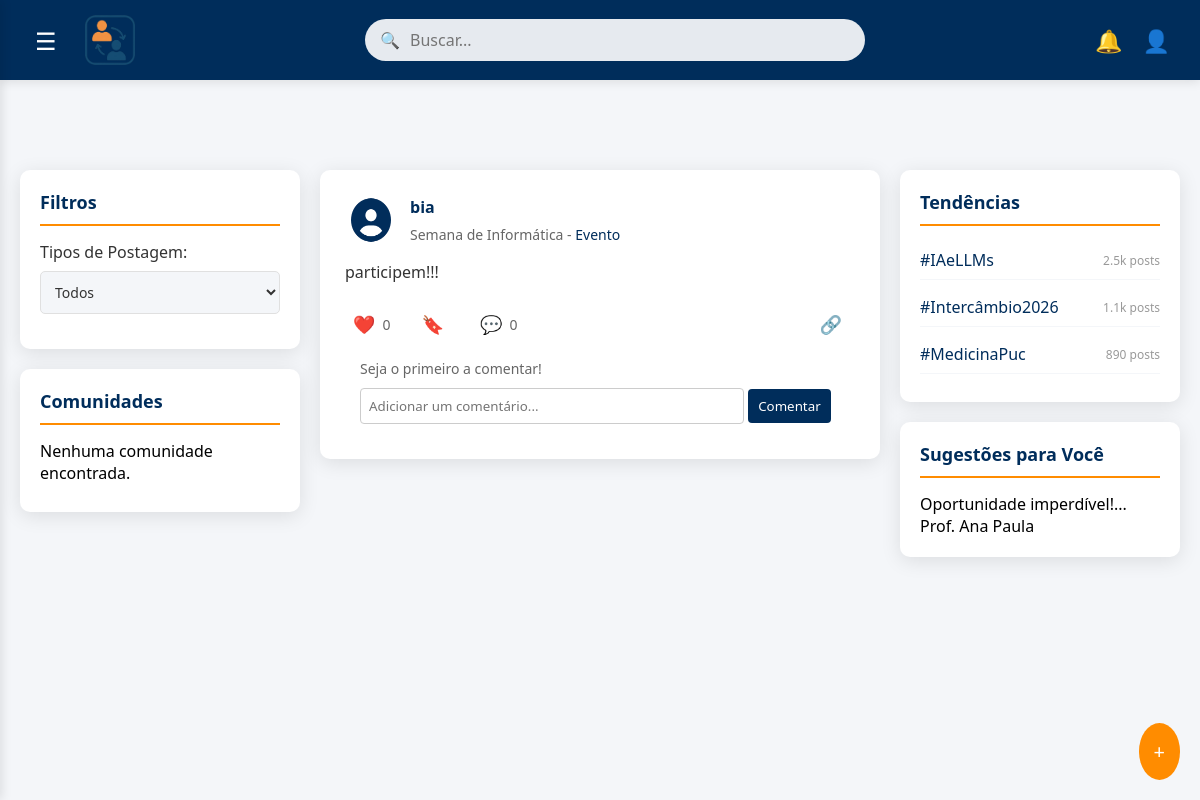
Before: /filtropost/ (signed in) with the older database file.
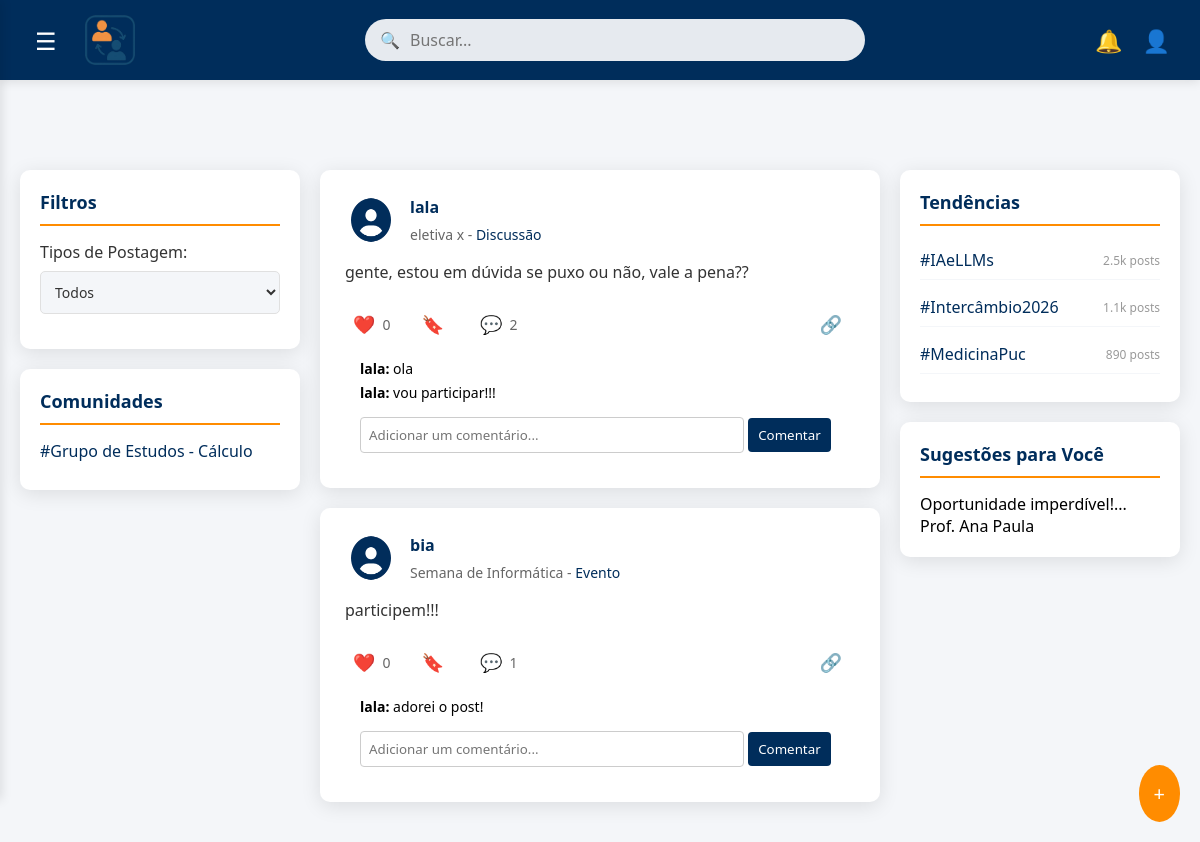
After: the same page with the newer database file.
### core/models.py (models this page shows, shortened)
class Postagem(models.Model):
    TIPO_POST = [
        ('NOT', 'Notícia'),
        ('EVT', 'Evento'),
        ('OPR', 'Oportunidade'),
        ('DSC', 'Discussão'),
    ]
    autor = models.ForeignKey(settings.AUTH_USER_MODEL, on_delete=models.CASCADE)
    titulo = models.CharField(max_length=100)
    conteudo = models.TextField()
    data_publicacao = models.DateTimeField(auto_now_add=True)
    tipo = models.CharField(max_length=3, choices=TIPO_POST, default='DSC')
    comentarios_count = models.IntegerField(default=0)
    curtidas = models.ManyToManyField(settings.AUTH_USER_MODEL, related_name='curtidas_post', blank=True)
    salvamentos = models.ManyToManyField(settings.AUTH_USER_MODEL, related_name='salvamentos_post', blank=True)
    arquivo_anexo = models.FileField(upload_to='post_anexos/', blank=True, null=True)

class Comunidade(models.Model):
    nome = models.CharField(max_length=150, unique=True)
    descricao = models.TextField(max_length=500, blank=True, null=True) # <-- NOVO
    icone = models.ImageField(upload_to='comunidade_icones/', blank=True, null=True) # <-- NOVO
    membros_count = models.IntegerField(default=0)
    membros = models.ManyToManyField(settings.AUTH_USER_MODEL, related_name='comunidades_inscritas', blank=True)

class Comentario(models.Model):
    postagem = models.ForeignKey(Postagem, on_delete=models.CASCADE, related_name='comentarios')
    autor = models.ForeignKey(settings.AUTH_USER_MODEL, on_delete=models.CASCADE)
    conteudo = models.TextField()
    data_criacao = models.DateTimeField(auto_now_add=True)
    class Meta:
        ordering = ['data_criacao']

### core/views.py (the view)
# urls.py: path('filtropost/', views.filtropost, name='filtropost'),
@login_required
def filtropost(request):
    if request.method == 'POST':
        form_postagem = PostagemForm(request.POST, request.FILES)
        if form_postagem.is_valid():
            postagem = form.save(commit=False)
            postagem.autor = request.user
            postagem.save()
            messages.success(request, "Postagem publicada com sucesso!")
            return redirect('filtropost')
    else:
        form_postagem = PostagemForm()
    tipo_selecionado = request.GET.get('tipo', 'todos')
    postagens_qs = Postagem.objects.all()
    if tipo_selecionado != 'todos':
        mapeamento = {'noticias': 'NOT', 'eventos': 'EVT', 'oportunidades': 'OPR', 'discussao': 'DSC'}
        codigo_tipo = mapeamento.get(tipo_selecionado)
        if codigo_tipo:
            postagens_qs = postagens_qs.filter(tipo=codigo_tipo)
    postagens = postagens_qs.order_by('-data_publicacao').select_related('autor').prefetch_related('comentarios')
    comunidades = Comunidade.objects.all()[:5]
    context = {
        'postagens': postagens,
        'comunidades': comunidades,
        'tipo_selecionado': tipo_selecionado,
        'form_postagem': form_postagem,
        'usuario': request.user
    }
    return render(request, 'core/filtropost.html', context)

### core/forms.py
class PostagemForm(forms.ModelForm):
    class Meta:
        model = Postagem
        fields = ['titulo', 'conteudo', 'tipo', 'arquivo_anexo']
        widgets = {
            'titulo': forms.TextInput(attrs={'placeholder': 'Título da Postagem'}),
            'conteudo': forms.Textarea(attrs={'placeholder': 'Escreva seu conteúdo aqui...', 'rows': 5}),
        }

### core/templates/core/filtropost.html (shortened to what this page needs)
{% load static %}
<!DOCTYPE html>
<html lang="pt">
<head>
    <link rel="stylesheet" href="{% static 'css/estilo/estilo3.css' %}">
</head>
<body>
    <div class="header-container">
        <div class="logo-area">
            <div class="menu-icon hamburger" id="menuToggle">☰</div>
            <img id="logo" src="{% static 'img/image-removebg-preview.png' %}" alt="Logo Vinculou">
        </div>
        <div class="search-input-desktop">
            <div class="search-icon-desktop">🔍</div>
            <input type="text" placeholder="Buscar...">
        </div>
        <div class="user-area">
            <div class="notification-icon">🔔</div>
            <div class="profile-icon">👤</div>
        </div>
    </div>
    <div class="layout-desktop-feed">
        <main class="conteudo-principal-feed">
            <aside class="barra-lateral-filtros">
                <div class="caixa-filtro tipo-filtro">
                    <h3>Filtros</h3>
                    <div class="selecao-filtro-desktop">
                        <label for="selecao-tipo-post">Tipos de Postagem:</label>
                        <select id="selecao-tipo-post">
                            <option value="todos" {% if tipo_selecionado == 'todos' %}selected{% endif %}>Todos</option>
                        </select>
                    </div>
                </div>
                <div class="caixa-filtro">
                    <h3>Comunidades</h3>
                    <ul>
                        {% for comunidade in comunidades %}
                        <li><a href="#">#{{ comunidade.nome }}</a></li>
                        {% empty %}
                        <li>Nenhuma comunidade encontrada.</li>
                        {% endfor %}
                    </ul>
                </div>
            </aside>
            <section class="container-feed">
                {% for post in postagens %}
                <article class="cartao-post">
                    <div class="cabecalho-post">
                        <img id="iconee" src="{% static 'img/image copy 12.png' %}">
                        <div class="info-post">
                            <h4 class="nome-usuario">{{ post.autor.first_name|default:post.autor.username }}</h4>
                            <span class="tag-tipo-post">{{ post.titulo }} -
                                <span class="texto-tag-tipo">{{ post.get_tipo_display }}</span>
                            </span>
                        </div>
                    </div>
                    <p class="previa-conteudo-post">
                        {{ post.conteudo|truncatechars:150 }}
                    </p>
                    <div class="acoes-post">
                        <button class="botao-acao curtir-botao">
                            <a href="{% url 'curtir_postagem' pk=post.pk %}"
                                style="text-decoration: none; color: inherit;">
                                <span class="emoji-icon">❤️</span>
                            </a>
                            {{ post.curtidas.count }}
                        </button>
                        <button class="botao-acao salvar-botao">
                            <a href="{% url 'salvar_postagem' pk=post.pk %}"
                                style="text-decoration: none; color: inherit;">
                                <span class="emoji-icon">🔖</span>
                            </a>
                        </button>
                        <button class="botao-acao comentar-botao">
                            <span class="emoji-icon">💬</span>
                            {{ post.comentarios.count }}
                        </button>
                        <button class="botao-acao compartilhar-botao icone-compartilhar-direita">
                            <span class="emoji-icon">🔗</span>
                        </button>
                    </div>
<div class="comentarios-lista" style="margin-top: 15px; padding: 0 15px;">
    {% for comentario in post.comentarios.all %}
        <p style="font-size: 14px; margin-bottom: 5px;">
            <strong>{{ comentario.autor.username }}:</strong> {{ comentario.conteudo }}
        </p>
    {% empty %}
        <p style="font-size: 14px; color: #666;">Seja o primeiro a comentar!</p>
    {% endfor %}
</div>
<div class="comentario-input" style="padding: 10px 15px;">
    <form method="post" action="{% url 'adicionar_comentario' pk=post.pk %}">
        <input
            type="text"
            name="conteudo"
            placeholder="Adicionar um comentário..."
            required
            style="width: 80%; padding: 8px; border: 1px solid #ccc; border-radius: 4px;"
        >
        <button type="submit" style="padding: 8px 10px; background-color: #002D5B; color: white; border: none; border-radius: 4px;">
            Comentar
        </button>
    </form>
</div>
                </article>
                {% empty %}
                <p>Nenhuma postagem encontrada. Seja o primeiro a criar conteúdo!</p>
                {% endfor %}
            </section>
            <aside class="barra-lateral-tendencias">
                <div class="caixa-filtro">
                    <h3>Tendências</h3>
                    <ul class="lista-tendencias">
                        <li><span class="hashtag-tendencia">#IAeLLMs</span> <span class="contagem-tendencia">2.5k
                                posts</span></li>
                        <li><span class="hashtag-tendencia">#Intercâmbio2026</span> <span
                                class="contagem-tendencia">1.1k posts</span></li>
                        <li><span class="hashtag-tendencia">#MedicinaPuc</span> <span class="contagem-tendencia">890
                                posts</span></li>
                    </ul>
                </div>
                <div class="caixa-filtro">
                    <h3>Sugestões para Você</h3>
                    <p>Oportunidade imperdível!...</p>
                    <p>Prof. Ana Paula</p>
                </div>
            </aside>
        </main>
    </div>
    <button id="abrirModalBtn" onclick="abrirModal()"
        style="position: fixed; bottom: 20px; right: 20px; z-index: 1001; padding: 15px; background-color: #FF8C00; color: white; border: none; border-radius: 50%; font-size: 20px; cursor: pointer;">
        +
    </button>
</body>
</html>

### core/static/css/estilo/estilo3.css (style rules this page uses)
* { margin: 0; padding: 0; box-sizing: border-box; font-family: 'Segoe UI', Tahoma, Geneva, Verdana, sans-serif; }
body { background-color: #F4F6F9; min-height: 100vh; }
.header-container { background-color: #002D5B; color: #FFFFFF; display: flex; justify-content: space-between; align-items: center; padding: 15px 30px; box-shadow: 0 2px 10px rgba(0, 0, 0, 0.1); }
.logo-area, .user-area { display: flex; align-items: center; gap: 20px; }
#logo { width: 50px; height: 50px; }
.menu-icon, .profile-icon, .notification-icon { font-size: 22px; cursor: pointer; }
.search-input-desktop { flex-grow: 1; max-width: 500px; position: relative; }
.search-input-desktop input { width: 100%; padding: 10px 15px 10px 45px; border: none; border-radius: 25px; background-color: rgba(255, 255, 255, 0.9); color: #333333; font-size: 16px; outline: none; }
.search-icon-desktop { position: absolute; left: 15px; top: 50%; transform: translateY(-50%); color: #666; }
.menu-icon { margin-right: 15px; font-size: 18px; width: 20px; text-align: center; }
.menu-icon.hamburger { font-size: 24px; cursor: pointer; padding: 5px; border-radius: 4px; transition: background-color 0.3s; }
.layout-desktop-feed { padding-top: 70px; }
.conteudo-principal-feed { display: flex; gap: 20px; padding: 20px; max-width: 1400px; margin: 0 auto; }
.barra-lateral-filtros, .barra-lateral-tendencias { width: 280px; flex-shrink: 0; }
.caixa-filtro { background-color: #FFFFFF; padding: 20px; border-radius: 10px; box-shadow: 0 4px 20px rgba(0, 0, 0, 0.1); margin-bottom: 20px; }
.caixa-filtro h3 { font-size: 18px; font-weight: 600; color: #002D5B; margin-bottom: 15px; padding-bottom: 10px; border-bottom: 2px solid #FF8C00; }
.selecao-filtro-desktop { margin-bottom: 15px; }
.selecao-filtro-desktop label { display: block; margin-bottom: 8px; font-weight: 500; color: #333333; }
.selecao-filtro-desktop select { width: 100%; padding: 10px; border: 1px solid #E0E0E0; border-radius: 5px; background-color: #F4F6F9; font-size: 14px; color: #333333; outline: none; }
.caixa-filtro ul { list-style: none; }
.caixa-filtro ul li { margin-bottom: 8px; }
.caixa-filtro ul li a { color: #002D5B; text-decoration: none; transition: color 0.3s; }
.container-feed { flex: 1; max-width: 600px; }
.cartao-post { background-color: #FFFFFF; padding: 25px; border-radius: 10px; box-shadow: 0 4px 20px rgba(0, 0, 0, 0.1); margin-bottom: 20px; transition: transform 0.3s, box-shadow 0.3s; }
.cabecalho-post { display: flex; align-items: center; justify-content: space-between; margin-bottom: 15px; }
.cabecalho-post .info-post { flex: 1; margin-left: 15px; }
#iconee { width: 50px; height: 50px; border-radius: 50%; }
.nome-usuario { font-size: 16px; font-weight: 600; color: #002D5B; margin-bottom: 5px; }
.tag-tipo-post { font-size: 14px; color: #666666; }
.texto-tag-tipo { color: #002D5B; font-weight: 500; }
.previa-conteudo-post { font-size: 16px; line-height: 1.5; color: #333333; margin-bottom: 20px; }
.acoes-post { display: flex; align-items: center; gap: 15px; }
.botao-acao { background: none; border: none; cursor: pointer; padding: 8px; border-radius: 5px; transition: background-color 0.3s; display: flex; align-items: center; gap: 5px; color: #666666; font-size: 14px; }
.icone-compartilhar-direita { margin-left: auto; }
.lista-tendencias li { display: flex; justify-content: space-between; align-items: center; padding: 8px 0; border-bottom: 1px solid #F4F6F9; }
.hashtag-tendencia { color: #002D5B; font-weight: 500; }
.contagem-tendencia { color: #999999; font-size: 12px; }
.emoji-icon { font-size: 18px; margin-right: 5px; display: inline-block; vertical-align: middle; }
.botao-acao { display: flex; align-items: center; gap: 2px; }

Changed rows visible on the page:
added Comunidade: nome "Grupo de Estudos - Cálculo"
added Postagem: autor.first_name "lala", titulo "eletiva x", tipo "Discussão", conteudo "gente, estou em dúvida se puxo ou não, vale a pena??", curtidas.count "0", comentarios.count "2"
added Comentario: autor.username "lala", conteudo "ola"
added Comentario: autor.username "lala", conteudo "vou participar!!!"
changed Postagem "participem!!!": comentarios.count "0" → "1"; no longer shows "Seja o primeiro a comentar!"
added Comentario: autor.username "lala", conteudo "adorei o post!", shown under Postagem "participem!!!"
Other visible differences:
text no longer shown: "Nenhuma comunidade encontrada."
